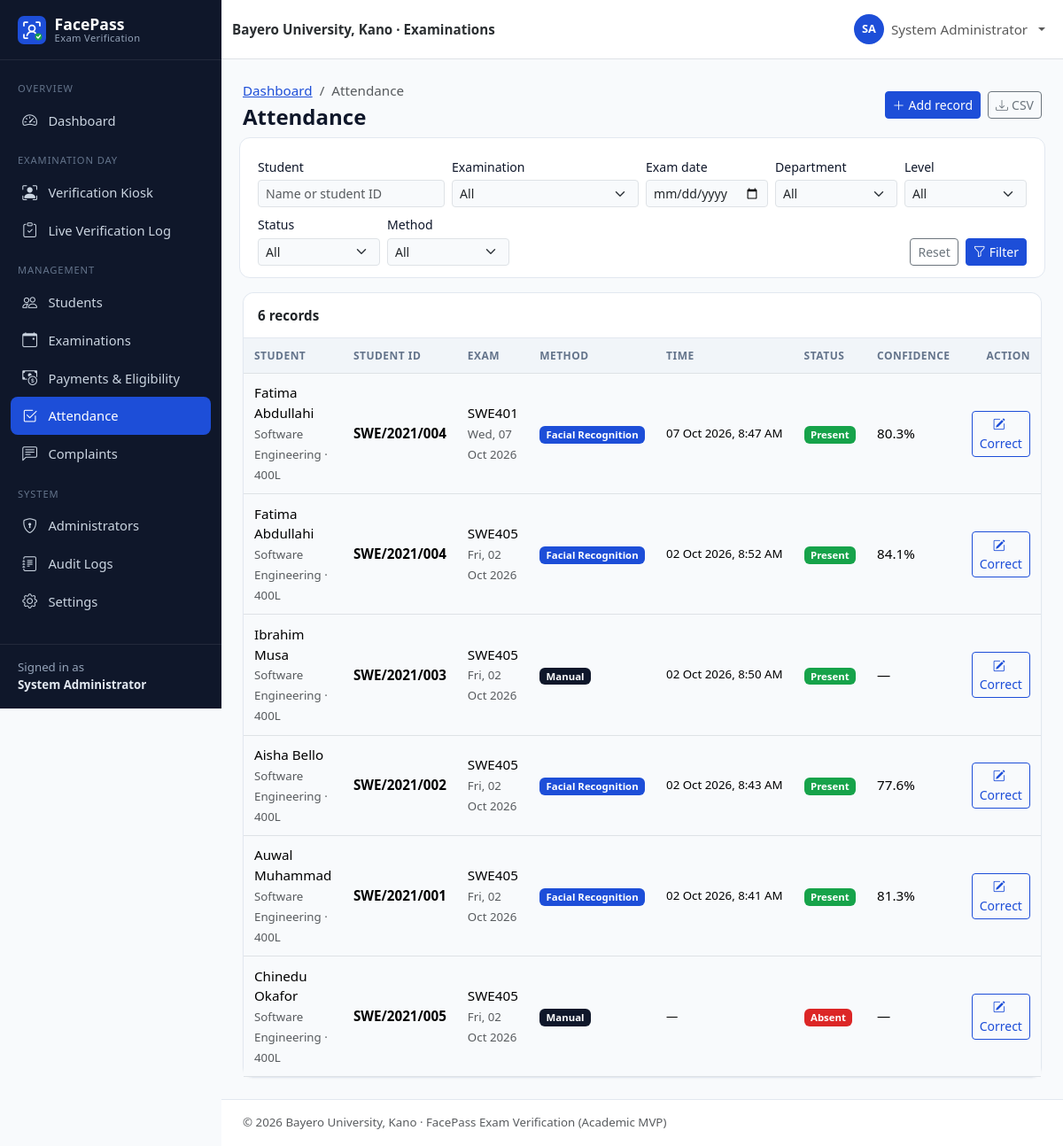
Before: /admin/attendance.php (signed in) with the older database file.
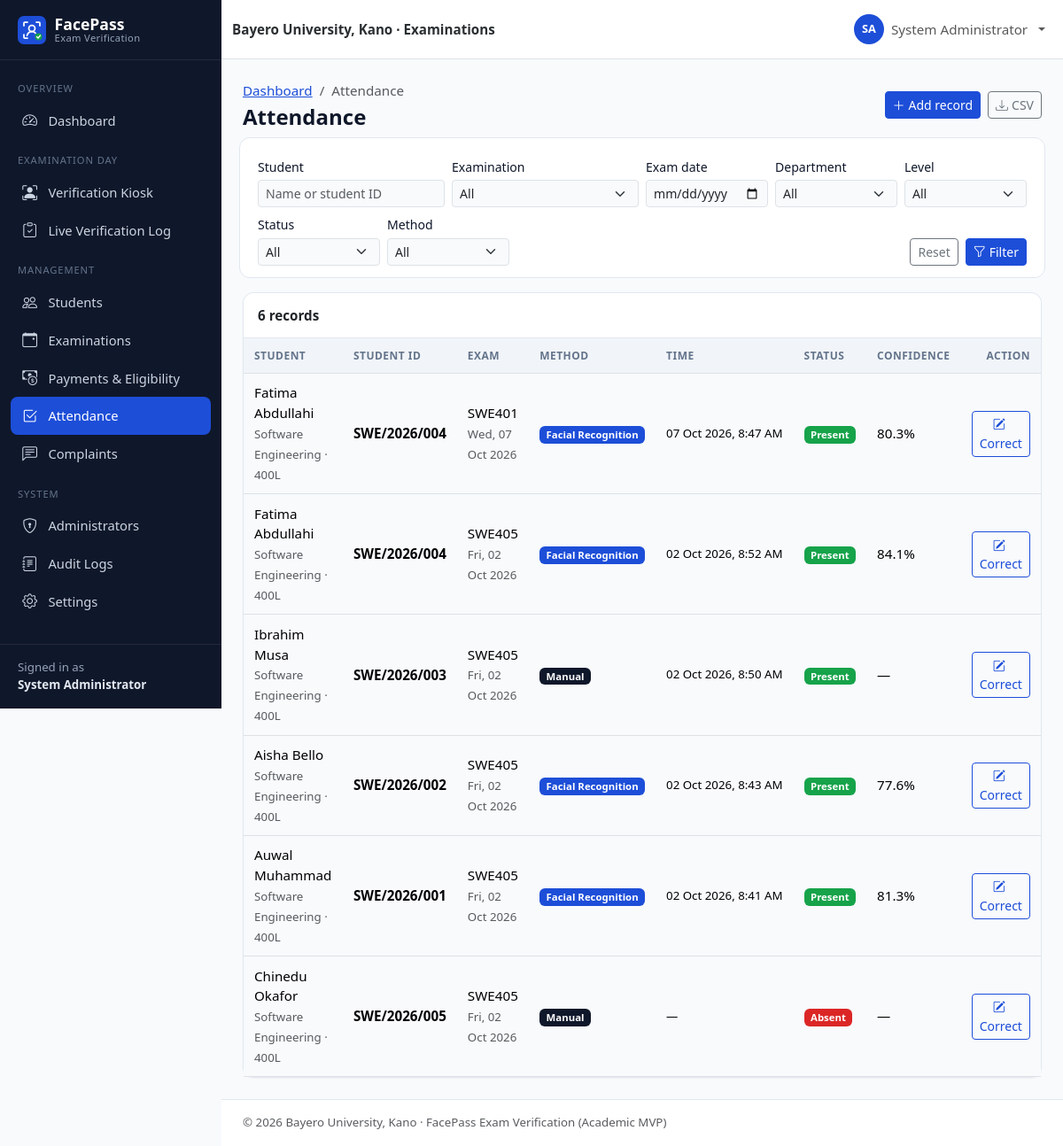
After: the same page with the newer database file.
### tables this page shows
CREATE TABLE attendance (
    id                   INT UNSIGNED NOT NULL AUTO_INCREMENT,
    student_id           INT UNSIGNED NOT NULL,         
    exam_id              INT UNSIGNED NOT NULL,         
    verification_method  ENUM('facial_recognition','manual') NOT NULL DEFAULT 'facial_recognition',
    verification_time    DATETIME     NULL,
    status               ENUM('present','absent','rejected') NOT NULL DEFAULT 'present',
    confidence_score     DECIMAL(5,4) NULL,             
    created_at           TIMESTAMP    NOT NULL DEFAULT CURRENT_TIMESTAMP,
    PRIMARY KEY (id),
    UNIQUE KEY uq_attendance_student_exam (student_id, exam_id),    
    KEY idx_attendance_exam (exam_id),
    KEY idx_attendance_time (verification_time),
    KEY idx_attendance_status (status),
    CONSTRAINT fk_attendance_student FOREIGN KEY (student_id)
        REFERENCES users (id) ON DELETE CASCADE ON UPDATE CASCADE,
    CONSTRAINT fk_attendance_exam FOREIGN KEY (exam_id)
        REFERENCES examinations (id) ON DELETE CASCADE ON UPDATE CASCADE
);

CREATE TABLE users (
    id               INT UNSIGNED NOT NULL AUTO_INCREMENT,
    student_id       VARCHAR(30)  NULL,                 
    first_name       VARCHAR(60)  NOT NULL,
    last_name        VARCHAR(60)  NOT NULL,
    email            VARCHAR(120) NOT NULL,
    phone            VARCHAR(20)  NULL,
    password         VARCHAR(255) NOT NULL,             
    role             ENUM('admin','student') NOT NULL DEFAULT 'student',
    department       VARCHAR(100) NULL,
    level            VARCHAR(10)  NULL,                 
    faculty          VARCHAR(100) NULL,
    face_registered  TINYINT(1)   NOT NULL DEFAULT 0,
    account_status   ENUM('active','inactive','suspended') NOT NULL DEFAULT 'active',
    created_at       TIMESTAMP    NOT NULL DEFAULT CURRENT_TIMESTAMP,
    updated_at       TIMESTAMP    NOT NULL DEFAULT CURRENT_TIMESTAMP ON UPDATE CURRENT_TIMESTAMP,
    PRIMARY KEY (id),
    UNIQUE KEY uq_users_student_id (student_id),
    UNIQUE KEY uq_users_email (email),
    KEY idx_users_role (role),
    KEY idx_users_dept_level (department, level),
    KEY idx_users_status (account_status)
);

CREATE TABLE examinations (
    id            INT UNSIGNED NOT NULL AUTO_INCREMENT,
    course_code   VARCHAR(20)  NOT NULL,
    course_title  VARCHAR(150) NOT NULL,
    department    VARCHAR(100) NOT NULL,
    level         VARCHAR(10)  NOT NULL,
    exam_date     DATE         NOT NULL,
    start_time    TIME         NOT NULL,
    end_time      TIME         NOT NULL,
    venue         VARCHAR(120) NOT NULL,
    status        ENUM('scheduled','ongoing','completed','cancelled') NOT NULL DEFAULT 'scheduled',
    created_at    TIMESTAMP    NOT NULL DEFAULT CURRENT_TIMESTAMP,
    updated_at    TIMESTAMP    NOT NULL DEFAULT CURRENT_TIMESTAMP ON UPDATE CURRENT_TIMESTAMP,
    PRIMARY KEY (id),
    KEY idx_exams_date (exam_date),
    KEY idx_exams_status (status),
    KEY idx_exams_dept_level (department, level)
);

### admin/attendance.php (the view, shortened to what the changed rows need)
<?php
require_once __DIR__ . '/../includes/bootstrap.php';
$pdo = db();
$where = ['1=1'];
$params = [];
$whereSql = implode(' AND ', $where);
$from = 'FROM attendance a JOIN users u ON u.id = a.student_id JOIN examinations e ON e.id = a.exam_id';
$select = "SELECT a.*, u.student_id AS matric, u.first_name, u.last_name, u.department, u.level,
                  e.course_code, e.course_title, e.exam_date $from WHERE $whereSql
           ORDER BY e.exam_date DESC, a.verification_time DESC";
$stmt = $pdo->prepare("SELECT COUNT(*) $from WHERE $whereSql");
$stmt->execute($params);
$total = (int) $stmt->fetchColumn();
[$page, $perPage, $offset, $pages] = paginate($total, 20);
$stmt = $pdo->prepare("$select LIMIT $perPage OFFSET $offset");
$stmt->execute($params);
$records = $stmt->fetchAll();
require __DIR__ . '/../includes/header.php';
?>
<div class="card">
    <div class="table-responsive">
        <table class="table table-hover align-middle table-card">
            <thead><tr><th>Student</th><th>Student ID</th><th>Exam</th><th>Method</th><th>Time</th><th>Status</th><th>Confidence</th><th class="text-end">Action</th></tr></thead>
            <tbody>
            <?php foreach ($records as $r): ?>
                <tr>
                    <td><?= e(full_name($r)) ?><br><span class="small text-muted"><?= e($r['department']) ?> · <?= e($r['level']) ?>L</span></td>
                    <td class="fw-semibold"><?= e($r['matric']) ?></td>
                    <td><?= e($r['course_code']) ?><br><span class="small text-muted"><?= e(fmt_date($r['exam_date'])) ?></span></td>
                    <td><?= status_badge($r['verification_method']) ?></td>
                    <td class="small text-nowrap"><?= e(fmt_datetime($r['verification_time'])) ?></td>
                    <td><?= status_badge($r['status']) ?></td>
                    <td><?= e(fmt_confidence($r['confidence_score'])) ?></td>
                    <td class="text-end">
                        <button class="btn btn-sm btn-outline-primary" data-bs-toggle="modal" data-bs-target="#correctModal"
                                data-fill='<?= e(json_encode(['#correctId' => $r['id'], '#correctStatus' => $r['status'],
                                    '#correctWho' => $r['matric'] . ' – ' . full_name($r) . ' · ' . $r['course_code']])) ?>'>
                            <i class="bi bi-pencil-square me-1"></i>Correct</button>
                    </td>
                </tr>
            <?php endforeach; ?>
            </tbody>
        </table>
    </div>
</div>
<?php require __DIR__ . '/../includes/footer.php'; ?>

### includes/functions.php (shortened to what the changed rows need)
<?php
function e($value): string
{
    return htmlspecialchars((string) ($value ?? ''), ENT_QUOTES | ENT_SUBSTITUTE, 'UTF-8');
}
function get_int(string $key, int $default = 0): int
{
    $value = filter_var($_GET[$key] ?? null, FILTER_VALIDATE_INT);
    return $value === false || $value === null ? $default : $value;
}
function full_name(array $row): string
{
    return trim(($row['first_name'] ?? '') . ' ' . ($row['last_name'] ?? ''));
}
function fmt_date(?string $date): string
{
    return $date ? date('D, d M Y', strtotime($date)) : '—';
}
function fmt_datetime(?string $dt): string
{
    return $dt ? date('d M Y, g:i A', strtotime($dt)) : '—';
}
function fmt_confidence($score): string
{
    return $score === null || $score === '' ? '—' : number_format((float) $score * 100, 1) . '%';
}
function status_badge(?string $status): string
{
    $map = [
        'scheduled' => 'primary', 'ongoing' => 'warning text-dark', 'completed' => 'success',
        'cancelled' => 'secondary', 'present' => 'success', 'absent' => 'danger',
        'rejected' => 'danger', 'pending' => 'warning text-dark', 'reviewed' => 'info text-dark',
        'resolved' => 'success', 'active' => 'success', 'inactive' => 'secondary',
        'suspended' => 'danger', 'facial_recognition' => 'primary', 'manual' => 'dark',
    ];
    $status = (string) $status;
    $class = $map[$status] ?? 'secondary';
    $label = ucwords(str_replace('_', ' ', $status));
    return '<span class="badge bg-' . $class . '">' . e($label) . '</span>';
}
function paginate(int $total, int $perPage = 15): array
{
    $pages = max(1, (int) ceil($total / $perPage));
    $page = min(max(1, get_int('page', 1)), $pages);
    return [$page, $perPage, ($page - 1) * $perPage, $pages];
}

Changed rows visible on the page:
changed through a linked row, attendance "07 Oct 2026, 8:47 AM": student.student_id "SWE/2021/004" → "SWE/2026/004"
changed through a linked row, attendance "02 Oct 2026, 8:52 AM": student.student_id "SWE/2021/004" → "SWE/2026/004"
changed through a linked row, attendance "Manual Present": student.student_id "SWE/2021/003" → "SWE/2026/003"
changed through a linked row, attendance "Aisha Bello": student.student_id "SWE/2021/002" → "SWE/2026/002"
changed through a linked row, attendance "Auwal Muhammad": student.student_id "SWE/2021/001" → "SWE/2026/001"
changed through a linked row, attendance "Manual Absent": student.student_id "SWE/2021/005" → "SWE/2026/005"
